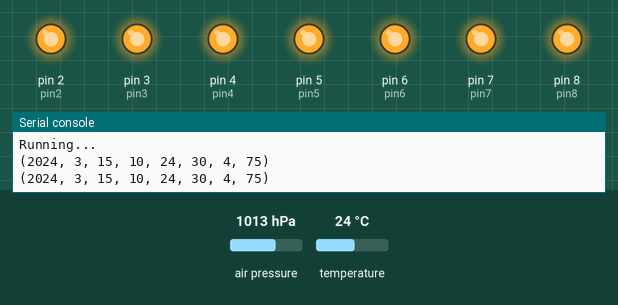
Simulated run of this program. Board: MicroPython board. On the bench: output pins drawn as LEDs (lit = HIGH), the last lines printed to the serial console. The test bench sets the inputs (shaded band); at power-on: air pressure 1013 hPa, temperature 24 °C. The clock reads 2024-03-15 10:24:30 at power-on unless the program sets it; files the program writes start out absent; library files of the repository ran but are not shown: bmp280.py.

Above: at 0.2 s.
At 2.2 s:
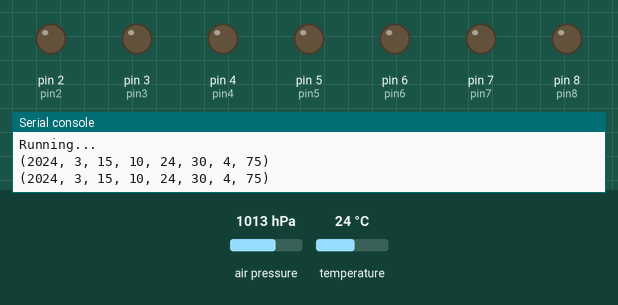
At 8.2 s:
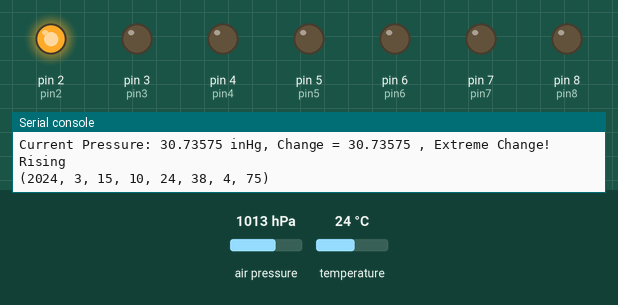
At 14.2 s:
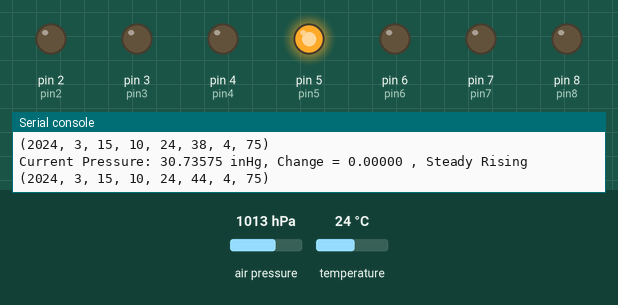
Timing chart, 0 to 15.7 s (numbered marks = the images above):
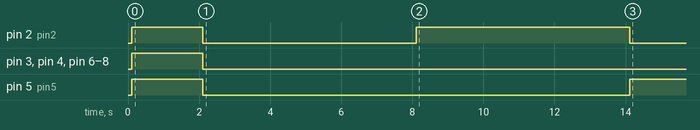

The program:

DiffBarometerR7.py
```python
# R7 is the first stand along breadboard deployed version
"""
Definitions for internet:
Rapid change: More than 0.18 in-Hg in less than three hours - Ref 1
Fast-moving system: 0.05 to 0.06 inches per hour = 0.15 to 0.18 inches per 3 hours
Slow-moving system: 0.02 to 0.03 inches per hour = 0.06 to 0.09 inches per 3 hours
Slow change: 0.003 to 0.04 in-Hg in less than three hours
Holding steady: Less than 0.003 in-Hg in less than three hours

ALS mods to account for gaps in internet definition of ranges
? there are gaps in the ranges:
? there is no category between 0.09 and 0.15 in less than three hours
? there is no category between 0.04 and 0.06 in less than three hours? als
so:
I'm going to split the gap on Slow change to 0.05 per 3 hours
I'm going to split the gap on slow and fast moving systems at 0.12 inches per 3 hours
"""

from machine import Pin,I2C
from bmp280 import *
from ucollections import deque
import time


sdaPIN=machine.Pin(0)
sclPIN=machine.Pin(1)
bus = I2C(0,sda=sdaPIN, scl=sclPIN, freq=400000)
time.sleep(0.1)
bmp = BMP280(bus)
bmp.use_case(BMP280_CASE_INDOOR)


""" Run these 2 lines to extract cal data from specific sensor
and then update bmp280.py with that data; did it but made no difference

calib_data = bmp.print_calibration()
print(calib_data)    """

#Initial Variables

count=0
pin2=Pin(2,Pin.OUT)
pin3=Pin(3,Pin.OUT)
pin4=Pin(4,Pin.OUT)
pin5=Pin(5,Pin.OUT)
pin6=Pin(6,Pin.OUT)
pin7=Pin(7,Pin.OUT)
pin8=Pin(8,Pin.OUT)


dwell =  2   #time between pressure readings
sample = 2   #number of samples in avg calc

avg_p_delta=0.0
pressure_array=deque([],sample)
avg_p_array=deque([],2)

pressure_avg=0
old_p_pressure=0

#Rate of Change Rules; all rates in inHg/sec*(dwell*sample) <-because this is how long between calc diffs

rapid=(0.18/(3*60*60))*(dwell*sample) #Ref 1
upper_fast_sys= (0.18/(3*60*60))*(dwell*sample) #dwell * sample is the total time between readings in seconds
lower_fast_sys = (0.12/(3*60*60))*(dwell*sample) #here's where I split the gap to cover missing ranges
upper_slow_sys= (0.12/(3*60*60))*(dwell*sample)
lower_slow_sys = (0.05/(3*60*60))*(dwell*sample)  #here's where I split the gap to cover missing ranges
upper_slow_change= (0.05/(3*60*60))*(dwell*sample)
lower_slow_change = (0.003/(3*60*60))*(dwell*sample)
steady = (0.003/(3*60*60))*(dwell*sample)

"""
#Use snippet below to print calculated rates per sample
print(f'{rapid:1.8f}')  #f'{abs(avg_p_delta):1.5f}'
print(f'{upper_fast_sys:1.8f}')
print(f'{lower_fast_sys:1.8f}')
print(f'{upper_slow_sys:1.8f}')
print(f'{lower_slow_sys:1.8f}')
print(f'{upper_slow_change:1.8f}')
print(f'{lower_slow_change:1.8f}')
print(f'{steady:1.8f}')   """

#Logging Instructions


"""
#ALS calibration approach (sketchy).  Assumes a static offset type error
# Just run for calibration when needed and capture the calibration factor
# code snipped follows:

ref_pressure=30.02 #get from local airport METAR
pressure=bmp.pressure
p_bar=pressure/100000
p_mmHg=pressure/133.3224
p_inHg=p_mmHg/25.4
correction_factor = ref_pressure-p_inHg
print("correction_factor=",correction_factor)    """

correction_factor= 0.8218842  #hard coded from running the above and then commenting it back
#Main Loop
print("Running...") #note that program is active
print (time.localtime())
print (time.gmtime())


Pin2=pin2.value(1)
Pin3=pin3.value(1)
Pin4=pin4.value(1)
Pin5=pin5.value(1)
Pin6=pin6.value(1)
Pin7=pin7.value(1)
Pin8=pin8.value(1)
time.sleep(2)

Pin2=pin2.value(0)
Pin3=pin3.value(0)
Pin4=pin4.value(0)
Pin5=pin5.value(0)
Pin6=pin6.value(0)
Pin7=pin7.value(0)
Pin8=pin8.value(0)


while count <= sample:

    pressure=bmp.pressure
    p_bar=pressure/100000
    p_mmHg=pressure/133.3224
    p_inHg=(p_mmHg/25.4)+correction_factor
    pressure_array.append(p_inHg)
    temperature=bmp.temperature
    tempF=temperature*(9/5)+32
    time.sleep(dwell) #delay between readings


    count += 1

    avg_p_pressure = (sum(pressure_array)/sample)

    #print(f"Pressure Array: {list(pressure_array)}") #debug print
#compute "sample" readings avg of p_delta here eventually
    if count>(sample):
        #print("Avg Pressure of Sample:",avg_p_pressure) #debug print
        avg_p_array.append((avg_p_pressure))
        #print(f"Avg Pressure Array: {list(avg_p_array)}") #debug print
        avg_p_delta=(avg_p_pressure)-(old_p_pressure)
        #print("Pressure Change between samples:",avg_p_delta,"inHg") #debug print

        #rate of change logic
        if (avg_p_delta) >=  rapid:
            change="Extreme Change!"
        if ( ((avg_p_delta) >= lower_fast_sys) and ((avg_p_delta) < upper_fast_sys)):
            change="Rapid Moving System"
        if ( ((avg_p_delta) >= lower_slow_sys) and ((avg_p_delta) < upper_slow_sys)):
            change="Slow Moving System"
        if ( ((avg_p_delta) >= lower_slow_change) and ((avg_p_delta) < upper_slow_change)):
            change="Slow Change"
        if (abs(avg_p_delta) <= steady):
            change="Steady"
        if (avg_p_delta < 0 ):
            direction="Falling"
        elif (avg_p_delta >= 0):
            direction="Rising"

        #print(f'{abs(avg_p_delta):1.5f}') #delta pressure only for fine plotting
        print("Current Pressure:", f'{(sum(pressure_array)/sample):2.5f}', "inHg,","Change =",f'{abs(avg_p_delta):1.5f}',",",change,direction)
        #file.write("hello",a)

        print (time.localtime())
        file_path = "Pressure History.txt"
        pressure_avg=f'{(sum(pressure_array)/sample):2.5f}'
        with open(file_path, 'a') as file:
            file.write(f"{pressure_avg}  ")

            file.write(f"{time.localtime()}\n")
        #with open(file_path, 'a') as file:

        #print(f'{tempF:3.1f}')
        #print("Temp:{}, Pressure: {} inHg, {} Press Chg: {} {}".format(f'{tempF:3.1f}',f'{avg_p_pressure:2.5f}', f'{avg_p_delta:2.6f}',change,direction))
        count=0
        old_p_pressure=(sum(pressure_array)/sample)

#LED Logic
        #print(change,direction)
        if change == "Steady":
            Pin2=pin2.value(0)
            Pin3=pin3.value(0)
            Pin4=pin4.value(0)
            Pin5=pin5.value(1)
            Pin6=pin6.value(0)
            Pin7=pin7.value(0)
            Pin8=pin8.value(0)

        if (  (change == ("Slow Change")) and (direction == ("Falling")) ):
            Pin2=pin2.value(0)
            Pin3=pin3.value(0)
            Pin4=pin4.value(0)
            Pin5=pin5.value(1)
            Pin6=pin6.value(1)
            Pin7=pin7.value(0)
            Pin8=pin8.value(0)

        if (change == ("Slow Change") and direction == ("Rising")):
            Pin2=pin2.value(0)
            Pin3=pin3.value(0)
            Pin4=pin4.value(1)
            Pin5=pin5.value(1)
            Pin6=pin6.value(0)
            Pin7=pin7.value(0)
            Pin8=pin8.value(0)

        if (change == ("Slow Moving System") and direction == ("Falling")):
            Pin2=pin2.value(0)
            Pin3=pin3.value(0)
            Pin4=pin4.value(0)
            Pin5=pin5.value(1)
            Pin6=pin6.value(1)
            Pin7=pin7.value(1)
            Pin8=pin8.value(0)

        if (change == ("Slow Moving System") and direction == ("Rising")):
            Pin2=pin2.value(1)
            Pin3=pin3.value(1)
            Pin4=pin4.value(1)
            Pin5=pin5.value(1)
            Pin6=pin6.value(0)
            Pin7=pin7.value(0)
            Pin8=pin8.value(0)

        if (change == ("Fast Moving System") and direction == ("Falling")):
            Pin2=pin2.value(0)
            Pin3=pin3.value(0)
            Pin4=pin4.value(0)
            Pin5=pin5.value(1)
            Pin6=pin6.value(1)
            Pin7=pin7.value(1)
            Pin8=pin8.value(1)

        if (change == ("Fast Moving System") and direction == ("Rising")):
            Pin2=pin2.value(1)
            Pin3=pin3.value(1)
            Pin4=pin4.value(1)
            Pin5=pin5.value(1)
            Pin6=pin6.value(0)
            Pin7=pin7.value(0)
            Pin8=pin8.value(0)

        if (change == ("Extreme Change!") and direction == ("Falling")):
            Pin2=pin2.value(0)
            Pin3=pin3.value(0)
            Pin4=pin4.value(0)
            Pin5=pin5.value(0)
            Pin6=pin6.value(0)
            Pin7=pin7.value(0)
            Pin8=pin8.value(1) # <-make flashing somehow

        if (change == ("Extreme Change!") and direction == ("Rising")):
            Pin2=pin2.value(1) # <-make flashing somehow
            Pin3=pin3.value(0)
            Pin4=pin4.value(0)
            Pin5=pin5.value(0)
            Pin6=pin6.value(0)
            Pin7=pin7.value(0)
            Pin8=pin8.value(0) # <-but flashing
```

Measured:
- by itself, pin 2 (pin2): LOW → HIGH at 0.10 s, → LOW 2.0 s later, → HIGH 6.0 s later, → LOW 6.0 s later
- by itself, pin 3 (pin3), pin 4 (pin4), pin 6 (pin6), pin 7 (pin7), pin 8 (pin8): LOW → HIGH at 0.10 s, → LOW 2.0 s later
- by itself, pin 5 (pin5): LOW → HIGH at 0.10 s, → LOW 2.0 s later, → HIGH 12.0 s later
